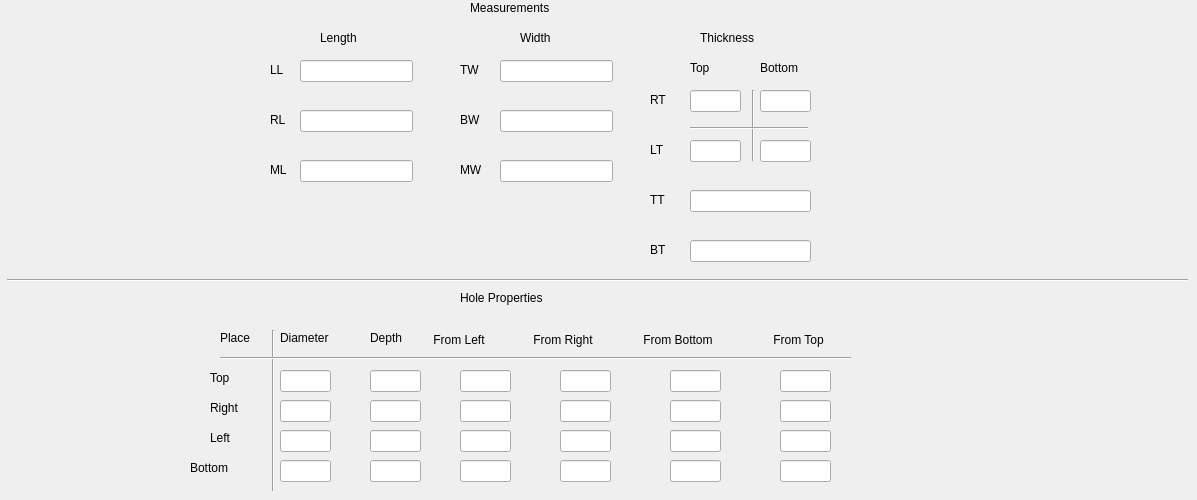
   <widget class="QWidget" name="tab_2">
    <attribute name="title">
     <string>Measurements</string>
    </attribute>
    <widget class="QLabel" name="label_2">
     <property name="geometry">
      <rect>
       <x>470</x>
       <y>0</y>
       <width>131</width>
       <height>16</height>
      </rect>
     </property>
     <property name="text">
      <string>Measurements</string>
     </property>
    </widget>
    <widget class="QLabel" name="label_3">
     <property name="geometry">
      <rect>
       <x>270</x>
       <y>110</y>
       <width>21</width>
       <height>20</height>
      </rect>
     </property>
     <property name="text">
      <string>RL</string>
     </property>
    </widget>
    <widget class="QLabel" name="label_5">
     <property name="geometry">
      <rect>
       <x>520</x>
       <y>30</y>
       <width>91</width>
       <height>16</height>
      </rect>
     </property>
     <property name="text">
      <string>Width</string>
     </property>
    </widget>
    <widget class="QLineEdit" name="lineEdit_rl">
     <property name="geometry">
      <rect>
       <x>300</x>
       <y>110</y>
       <width>113</width>
       <height>22</height>
      </rect>
     </property>
    </widget>
    <widget class="QLineEdit" name="lineEdit_ll">
     <property name="geometry">
      <rect>
       <x>300</x>
       <y>60</y>
       <width>113</width>
       <height>22</height>
      </rect>
     </property>
    </widget>
    <widget class="QLineEdit" name="lineEdit_ml">
     <property name="geometry">
      <rect>
       <x>300</x>
       <y>160</y>
       <width>113</width>
       <height>22</height>
      </rect>
     </property>
    </widget>
    <widget class="QLineEdit" name="lineEdit_tw">
     <property name="geometry">
      <rect>
       <x>500</x>
       <y>60</y>
       <width>113</width>
       <height>22</height>
      </rect>
     </property>
    </widget>
    <widget class="QLineEdit" name="lineEdit_bw">
     <property name="geometry">
      <rect>
       <x>500</x>
       <y>110</y>
       <width>113</width>
       <height>22</height>
      </rect>
     </property>
    </widget>
    <widget class="QLineEdit" name="lineEdit_mw">
     <property name="geometry">
      <rect>
       <x>500</x>
       <y>160</y>
       <width>113</width>
       <height>22</height>
      </rect>
     </property>
    </widget>
    <widget class="QLineEdit" name="lineEdit_tt">
     <property name="geometry">
      <rect>
       <x>690</x>
       <y>190</y>
       <width>121</width>
       <height>22</height>
      </rect>
     </property>
    </widget>
    <widget class="QLineEdit" name="lineEdit_rtt">
     <property name="geometry">
      <rect>
       <x>690</x>
       <y>90</y>
       <width>51</width>
       <height>22</height>
      </rect>
     </property>
    </widget>
    <widget class="QLineEdit" name="lineEdit_ltt">
     <property name="geometry">
      <rect>
       <x>690</x>
       <y>140</y>
       <width>51</width>
       <height>22</height>
      </rect>
     </property>
    </widget>
    <widget class="QLabel" name="label_7">
     <property name="geometry">
      <rect>
       <x>270</x>
       <y>60</y>
       <width>21</width>
       <height>20</height>
      </rect>
     </property>
     <property name="text">
      <string>LL</string>
     </property>
    </widget>
    <widget class="QLabel" name="label_8">
     <property name="geometry">
      <rect>
       <x>270</x>
       <y>160</y>
       <width>31</width>
       <height>20</height>
      </rect>
     </property>
     <property name="text">
      <string>ML</string>
     </property>
    </widget>
    <widget class="QLabel" name="label_11">
     <property name="geometry">
      <rect>
       <x>460</x>
       <y>60</y>
       <width>31</width>
       <height>20</height>
      </rect>
     </property>
     <property name="text">
      <string>TW</string>
     </property>
    </widget>
    <widget class="QLabel" name="label_26">
     <property name="geometry">
      <rect>
       <x>460</x>
       <y>110</y>
       <width>31</width>
       <height>20</height>
      </rect>
     </property>
     <property name="text">
      <string>BW</string>
     </property>
    </widget>
    <widget class="QLabel" name="label_30">
     <property name="geometry">
      <rect>
       <x>460</x>
       <y>160</y>
       <width>38</width>
       <height>20</height>
      </rect>
     </property>
     <property name="text">
      <string>MW</string>
     </property>
    </widget>
    <widget class="QLabel" name="label_31">
     <property name="geometry">
      <rect>
       <x>700</x>
       <y>30</y>
       <width>91</width>
       <height>16</height>
      </rect>
     </property>
     <property name="text">
      <string>Thickness</string>
     </property>
    </widget>
    <widget class="QLabel" name="label_32">
     <property name="geometry">
      <rect>
       <x>320</x>
       <y>30</y>
       <width>81</width>
       <height>16</height>
      </rect>
     </property>
     <property name="text">
      <string>Length</string>
     </property>
    </widget>
    <widget class="QLabel" name="label_33">
     <property name="geometry">
      <rect>
       <x>650</x>
       <y>90</y>
       <width>31</width>
       <height>20</height>
      </rect>
     </property>
     <property name="text">
      <string>RT</string>
     </property>
    </widget>
    <widget class="QLabel" name="label_35">
     <property name="geometry">
      <rect>
       <x>650</x>
       <y>190</y>
       <width>31</width>
       <height>20</height>
      </rect>
     </property>
     <property name="text">
      <string>TT</string>
     </property>
    </widget>
    <widget class="QLabel" name="label_36">
     <property name="geometry">
      <rect>
       <x>650</x>
       <y>140</y>
       <width>31</width>
       <height>20</height>
      </rect>
     </property>
     <property name="text">
      <string>LT</string>
     </property>
    </widget>
    <widget class="QLabel" name="label_37">
     <property name="geometry">
      <rect>
       <x>650</x>
       <y>240</y>
       <width>31</width>
       <height>20</height>
      </rect>
     </property>
     <property name="text">
      <string>BT</string>
     </property>
    </widget>
    <widget class="QLineEdit" name="lineEdit_bt">
     <property name="geometry">
      <rect>
       <x>690</x>
       <y>240</y>
       <width>121</width>
       <height>22</height>
      </rect>
     </property>
    </widget>
    <widget class="QLineEdit" name="lineEdit_rtb">
     <property name="geometry">
      <rect>
       <x>760</x>
       <y>90</y>
       <width>51</width>
       <height>22</height>
      </rect>
     </property>
    </widget>
    <widget class="QLineEdit" name="lineEdit_ltb">
     <property name="geometry">
      <rect>
       <x>760</x>
       <y>140</y>
       <width>51</width>
       <height>22</height>
      </rect>
     </property>
    </widget>
    <widget class="QLabel" name="label_4">
     <property name="geometry">
      <rect>
       <x>690</x>
       <y>60</y>
       <width>53</width>
       <height>16</height>
      </rect>
     </property>
     <property name="text">
      <string>Top</string>
     </property>
    </widget>
    <widget class="QLabel" name="label_38">
     <property name="geometry">
      <rect>
       <x>760</x>
       <y>60</y>
       <width>71</width>
       <height>16</height>
      </rect>
     </property>
     <property name="text">
      <string>Bottom</string>
     </property>
    </widget>
    <widget class="Line" name="line">
     <property name="geometry">
      <rect>
       <x>745</x>
       <y>90</y>
       <width>16</width>
       <height>71</height>
      </rect>
     </property>
     <property name="orientation">
      <enum>Qt::Vertical</enum>
     </property>
    </widget>
    <widget class="Line" name="line_2">
     <property name="geometry">
      <rect>
       <x>690</x>
       <y>120</y>
       <width>118</width>
       <height>16</height>
      </rect>
     </property>
     <property name="orientation">
      <enum>Qt::Horizontal</enum>
     </property>
    </widget>
    <widget class="Line" name="line_4">
     <property name="geometry">
      <rect>
       <x>7</x>
       <y>270</y>
       <width>1181</width>
       <height>20</height>
      </rect>
     </property>
     <property name="orientation">
      <enum>Qt::Horizontal</enum>
     </property>
    </widget>
    <widget class="QLabel" name="label_40">
     <property name="geometry">
      <rect>
       <x>460</x>
       <y>290</y>
       <width>131</width>
       <height>16</height>
      </rect>
     </property>
     <property name="text">
      <string>Hole Properties</string>
     </property>
    </widget>
    <widget class="QLabel" name="label_41">
     <property name="geometry">
      <rect>
       <x>220</x>
       <y>330</y>
       <width>51</width>
       <height>16</height>
      </rect>
     </property>
     <property name="text">
      <string>Place</string>
     </property>
    </widget>
    <widget class="QLabel" name="label_44">
     <property name="geometry">
      <rect>
       <x>280</x>
       <y>330</y>
       <width>81</width>
       <height>16</height>
      </rect>
     </property>
     <property name="text">
      <string>Diameter</string>
     </property>
    </widget>
    <widget class="QLabel" name="label_45">
     <property name="geometry">
      <rect>
       <x>370</x>
       <y>330</y>
       <width>51</width>
       <height>16</height>
      </rect>
     </property>
     <property name="text">
      <string>Depth</string>
     </property>
    </widget>
    <widget class="QLabel" name="label_118">
     <property name="geometry">
      <rect>
       <x>430</x>
       <y>330</y>
       <width>101</width>
       <height>20</height>
      </rect>
     </property>
     <property name="text">
      <string> From Left</string>
     </property>
    </widget>
    <widget class="QLabel" name="label_119">
     <property name="geometry">
      <rect>
       <x>530</x>
       <y>330</y>
       <width>101</width>
       <height>20</height>
      </rect>
     </property>
     <property name="text">
      <string> From Right</string>
     </property>
    </widget>
    <widget class="QLabel" name="label_120">
     <property name="geometry">
      <rect>
       <x>640</x>
       <y>330</y>
       <width>121</width>
       <height>20</height>
      </rect>
     </property>
     <property name="text">
      <string> From Bottom</string>
     </property>
    </widget>
    <widget class="QLabel" name="label_121">
     <property name="geometry">
      <rect>
       <x>770</x>
       <y>330</y>
       <width>101</width>
       <height>20</height>
      </rect>
     </property>
     <property name="text">
      <string> From Top</string>
     </property>
    </widget>
    <widget class="Line" name="line_14">
     <property name="geometry">
      <rect>
       <x>263</x>
       <y>330</y>
       <width>20</width>
       <height>161</height>
      </rect>
     </property>
     <property name="orientation">
      <enum>Qt::Vertical</enum>
     </property>
    </widget>
    <widget class="Line" name="line_15">
     <property name="geometry">
      <rect>
       <x>220</x>
       <y>350</y>
       <width>631</width>
       <height>16</height>
      </rect>
     </property>
     <property name="orientation">
      <enum>Qt::Horizontal</enum>
     </property>
    </widget>
    <widget class="QLabel" name="label_122">
     <property name="geometry">
      <rect>
       <x>210</x>
       <y>370</y>
       <width>53</width>
       <height>16</height>
      </rect>
     </property>
     <property name="text">
      <string>Top</string>
     </property>
    </widget>
    <widget class="QLabel" name="label_123">
     <property name="geometry">
      <rect>
       <x>210</x>
       <y>400</y>
       <width>53</width>
       <height>16</height>
      </rect>
     </property>
     <property name="text">
      <string>Right</string>
     </property>
    </widget>
    <widget class="QLabel" name="label_124">
     <property name="geometry">
      <rect>
       <x>210</x>
       <y>430</y>
       <width>53</width>
       <height>16</height>
      </rect>
     </property>
     <property name="text">
      <string>Left</string>
     </property>
    </widget>
    <widget class="QLineEdit" name="lineEdit_td">
     <property name="geometry">
      <rect>
       <x>280</x>
       <y>370</y>
       <width>51</width>
       <height>22</height>
      </rect>
     </property>
    </widget>
    <widget class="QLineEdit" name="lineEdit_rd">
     <property name="geometry">
      <rect>
       <x>280</x>
       <y>400</y>
       <width>51</width>
       <height>22</height>
      </rect>
     </property>
    </widget>
    <widget class="QLineEdit" name="lineEdit_ld">
     <property name="geometry">
      <rect>
       <x>280</x>
       <y>430</y>
       <width>51</width>
       <height>22</height>
      </rect>
     </property>
    </widget>
    <widget class="QLineEdit" name="lineEdit_tde">
     <property name="geometry">
      <rect>
       <x>370</x>
       <y>370</y>
       <width>51</width>
       <height>22</height>
      </rect>
     </property>
    </widget>
    <widget class="QLineEdit" name="lineEdit_rde">
     <property name="geometry">
      <rect>
       <x>370</x>
       <y>400</y>
       <width>51</width>
       <height>22</height>
      </rect>
     </property>
    </widget>
    <widget class="QLineEdit" name="lineEdit_lde">
     <property name="geometry">
      <rect>
       <x>370</x>
       <y>430</y>
       <width>51</width>
       <height>22</height>
      </rect>
     </property>
    </widget>
    <widget class="QLineEdit" name="lineEdit_lfr">
     <property name="geometry">
      <rect>
       <x>560</x>
       <y>430</y>
       <width>51</width>
       <height>22</height>
      </rect>
     </property>
    </widget>
    <widget class="QLineEdit" name="lineEdit_rfl">
     <property name="geometry">
      <rect>
       <x>460</x>
       <y>400</y>
       <width>51</width>
       <height>22</height>
      </rect>
     </property>
    </widget>
    <widget class="QLineEdit" name="lineEdit_tfl">
     <property name="geometry">
      <rect>
       <x>460</x>
       <y>370</y>
       <width>51</width>
       <height>22</height>
      </rect>
     </property>
    </widget>
    <widget class="QLineEdit" name="lineEdit_lfl">
     <property name="geometry">
      <rect>
       <x>460</x>
       <y>430</y>
       <width>51</width>
       <height>22</height>
      </rect>
     </property>
    </widget>
    <widget class="QLineEdit" name="lineEdit_rfr">
     <property name="geometry">
      <rect>
       <x>560</x>
       <y>400</y>
       <width>51</width>
       <height>22</height>
      </rect>
     </property>
    </widget>
    <widget class="QLineEdit" name="lineEdit_tfr">
     <property name="geometry">
      <rect>
       <x>560</x>
       <y>370</y>
       <width>51</width>
       <height>22</height>
      </rect>
     </property>
    </widget>
    <widget class="QLineEdit" name="lineEdit_lft">
     <property name="geometry">
      <rect>
       <x>780</x>
       <y>430</y>
       <width>51</width>
       <height>22</height>
      </rect>
     </property>
    </widget>
    <widget class="QLineEdit" name="lineEdit_lfb">
     <property name="geometry">
      <rect>
       <x>670</x>
       <y>430</y>
       <width>51</width>
       <height>22</height>
      </rect>
     </property>
    </widget>
    <widget class="QLineEdit" name="lineEdit_rft">
     <property name="geometry">
      <rect>
       <x>780</x>
       <y>400</y>
       <width>51</width>
       <height>22</height>
      </rect>
     </property>
    </widget>
    <widget class="QLineEdit" name="lineEdit_tft">
     <property name="geometry">
      <rect>
       <x>780</x>
       <y>370</y>
       <width>51</width>
       <height>22</height>
      </rect>
     </property>
    </widget>
    <widget class="QLineEdit" name="lineEdit_tbf">
     <property name="geometry">
      <rect>
       <x>670</x>
       <y>370</y>
       <width>51</width>
       <height>22</height>
      </rect>
     </property>
    </widget>
    <widget class="QLineEdit" name="lineEdit_rfb">
     <property name="geometry">
      <rect>
       <x>670</x>
       <y>400</y>
       <width>51</width>
       <height>22</height>
      </rect>
     </property>
    </widget>
    <widget class="QLabel" name="label_128">
     <property name="geometry">
      <rect>
       <x>190</x>
       <y>460</y>
       <width>71</width>
       <height>16</height>
      </rect>
     </property>
     <property name="text">
      <string>Bottom</string>
     </property>
    </widget>
    <widget class="QLineEdit" name="lineEdit_bd">
     <property name="geometry">
      <rect>
       <x>280</x>
       <y>460</y>
       <width>51</width>
       <height>22</height>
      </rect>
     </property>
    </widget>
    <widget class="QLineEdit" name="lineEdit_bde">
     <property name="geometry">
      <rect>
       <x>370</x>
       <y>460</y>
       <width>51</width>
       <height>22</height>
      </rect>
     </property>
    </widget>
    <widget class="QLineEdit" name="lineEdit_bfl">
     <property name="geometry">
      <rect>
       <x>460</x>
       <y>460</y>
       <width>51</width>
       <height>22</height>
      </rect>
     </property>
    </widget>
    <widget class="QLineEdit" name="lineEdit_bfr">
     <property name="geometry">
      <rect>
       <x>560</x>
       <y>460</y>
       <width>51</width>
       <height>22</height>
      </rect>
     </property>
    </widget>
    <widget class="QLineEdit" name="lineEdit_bfb">
     <property name="geometry">
      <rect>
       <x>670</x>
       <y>460</y>
       <width>51</width>
       <height>22</height>
      </rect>
     </property>
    </widget>
    <widget class="QLineEdit" name="lineEdit_bft">
     <property name="geometry">
      <rect>
       <x>780</x>
       <y>460</y>
       <width>51</width>
       <height>22</height>
      </rect>
     </property>
    </widget>
   </widget>
